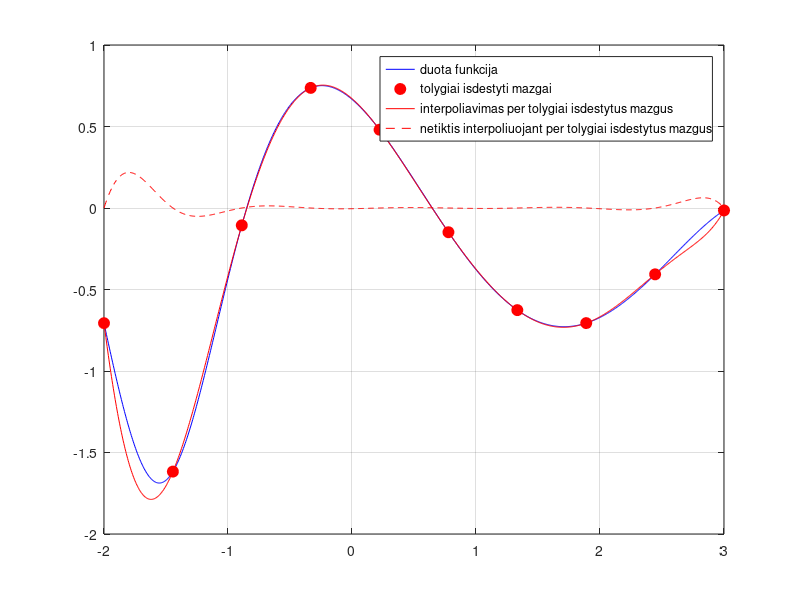
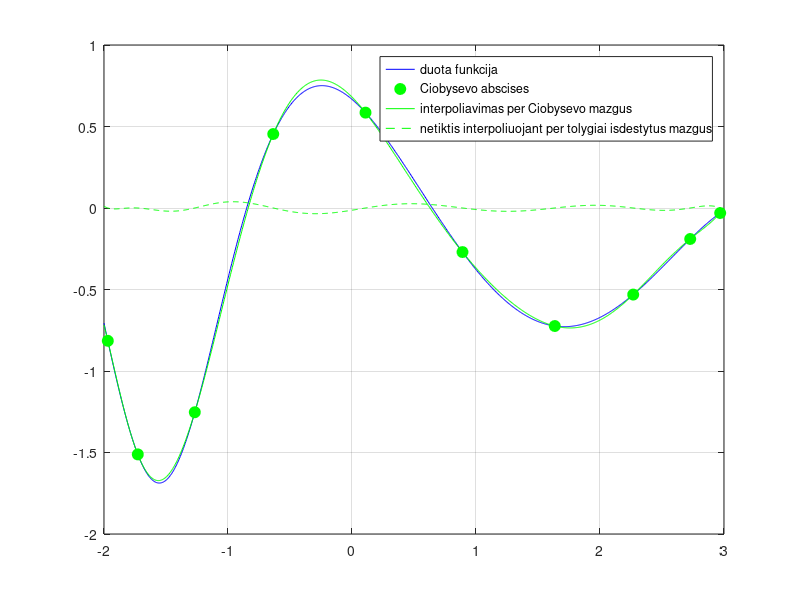

MATLAB code for these plots, in order:
% Lagranzo_interpoliavimas_1D_pagal_duota_funkcija
% Programa demonstruoja, kaip skiriasi interpoliavimo kokybe, 
% kai interpoliavimui parenkame N tolygiai paskirstytu tasku, 
% ir kai interpoliavimo taskais parenkame "Ciobysevo abscises"

function pagrindine
clc,close all

xmin=-2;xmax=3;  % duotas funkcijos apibrezimo intervalas 
N=10;   % interpoliavimo tasku skaicius
X=[xmin:(xmax-xmin)/(N-1):xmax];  % tolygiai paskirstytu interpoliavimo tasku abscises
k=[0:N-1];
XC=(xmax+xmin)/2+(xmax-xmin)/2*cos((2*k+1)*pi/(2*N)); % "Ciobysevo abscises"

Y=funkcija(X);     %  tolygiai paskirstytu interpoliavimo tasku ordinates
YC=funkcija(XC);   %  ordinates "Ciobysevo abscisiu" taskuose
x=min(X):(max(X)-min(X))/1000:max(X);   %x reiksmes vaizdavimui

leg={'duota funkcija',...
    'tolygiai isdestyti mazgai',...
    'interpoliavimas per tolygiai isdestytus mazgus',...
    'netiktis interpoliuojant per tolygiai isdestytus mazgus',...
    'Ciobysevo abscises',...
    'interpoliavimas per Ciobysevo mazgus',...
    'netiktis interpoliuojant per tolygiai isdestytus mazgus'};

figure(1), hold on, grid on,box on, set(gcf,'Color','w'); % ,axis equal
plot(x,funkcija(x),'b-')   % vaizduojama duotoji funkcija (t.y. pagal kuria interpoliuojama) 
hg=legend(leg{1},'Location', 'Best');pause % y1 = ylim;
plot(X,Y,'ro','MarkerFaceColor','r','MarkerSize',8) % vaizduojami tolygiai isdestyti interpoliavimo taskai 
delete(hg);hg=legend(leg{1:2});pause
F=0;
FC=0;
for j=1:N
    L=Lagranzo_daugianaris(X,j,x);  % Lagranzo daugianariaipagal tolygiai paskirstytas abscises
    LC=Lagranzo_daugianaris(XC,j,x);% Lagranzo daugianariai pagal "Ciobysevo abscises"
    F=F+L*Y(j);                     % kaupiamos sumos interpoliuojanciu funkciju vaizdavimui
    FC=FC+LC*YC(j);
end
plot(x,F,'r-')      % vaizduojama funkcija, interpoliuojanti tolygiai paskirstytuose mazguose 
plot(x,funkcija(x)-F,'r--'),      % vaizduojama netiktis duotos funkcijos atzvilgiu 
delete(hg);hg=legend(leg{1:4});pause


figure(2), hold on, grid on, box on, set(gcf,'Color','w'); 
plot(x,funkcija(x),'b-')   % vaizduojama duotoji funkcija (t.y. pagal kuria interpoliuojama) 
plot(XC,YC,'go','MarkerFaceColor','g','MarkerSize',8)   % vaizduojami interpoliavimo mazgai ties Ciobysevo abscisemis
hg=legend(leg{1}, leg{5:7});pause
plot(x,FC,'g-')   % vaizduojama funkcija, interpoliuojanti Ciobysevo mazguose 
plot(x,funkcija(x)-FC,'g--'),  % vaizduojama netiktis duotos funkcijos atzvilgiu
delete(hg); hg=legend(leg{1}, leg{5:7});



return
end

function L=Lagranzo_daugianaris(X,j,x)
% X - interpoliavimo tasku abscises
% j - Lagranzo daugianario numeris (atitinka interp.tasko numeriui)
% x - abscises, kuriose apskaiciuojama daugianario reiksme
    n=length(X);
    L=1;
    for k=1:n, if k ~= j, L=L.*(x-X(k))/(X(j)-X(k)); end, end
    % daugianario reiksmes apskaiciuojamos visuose vaizdavimo taskuose,
    % kuriu abscises yra masyve x
return
end

function fnk=funkcija(x)
% apskaiciuoja interpoliuojamos funkcijos reiksmes taskuose x
fnk=(cos(2.*x)./(sin(x)+1.5))-(x/5);
return
end